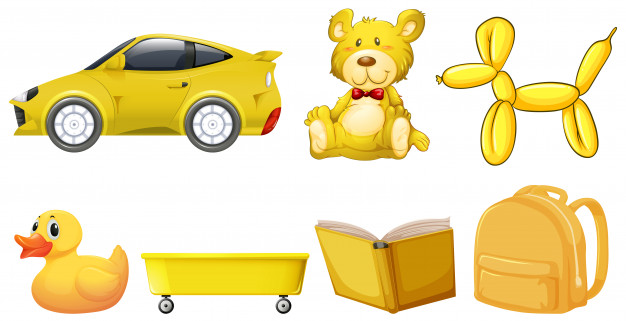
#> input picture visionartificial/obj.jpg, 626 x 321 px
$ python deteccioncir.py   (older library calls are emulated)
#> lines starting #> are read from the running program, lines starting #| are printed output that depends on the picture; after the words box and inside, x2 and y2 are one past the last pixel; in counts of white or black regions, pixels touching at a corner belong together
# -*- coding: utf-8 -*-
"""
Created on Thu Sep 19 21:01:49 2019

@author: Valenzuela
"""

import numpy as np
import cv2

src = cv2.imread('obj.jpg')
#> src is the input picture: shape (321, 626, 3); mean B, G, R 174.6, 224.9, 239.8

gray = cv2.cvtColor(src, cv2.COLOR_BGR2GRAY)
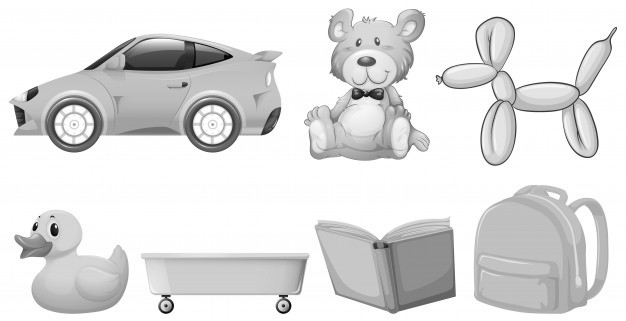
#> gray: shape (321, 626); min 0, max 255, mean 223.6
gray = cv2.GaussianBlur(gray, (7, 7), 3)
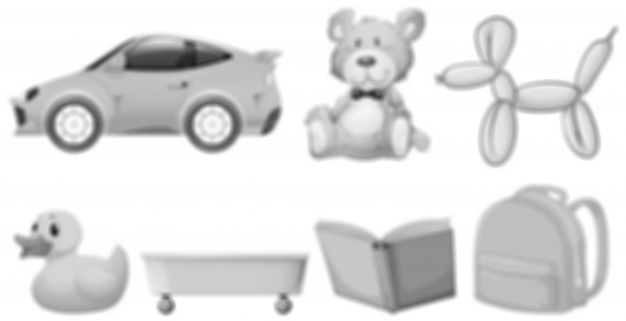
#> gray: shape (321, 626); min 31, max 255, mean 223.6

t, dst = cv2.threshold(gray, 0, 255, cv2.THRESH_BINARY | cv2.THRESH_TRIANGLE)
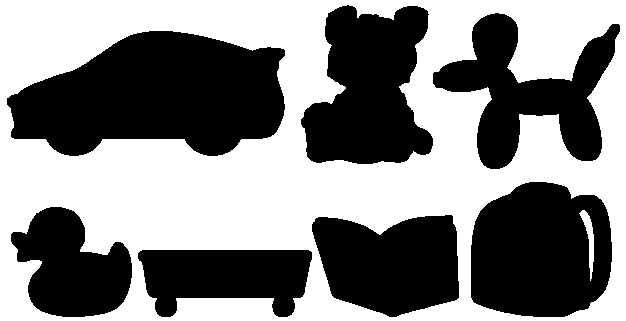
#> dst: shape (321, 626); 51.8% white; 7 black regions
#> t = 251

_, contours, _ = cv2.findContours(dst, cv2.RETR_TREE, cv2.CHAIN_APPROX_SIMPLE)
#> contours = 9 contours; largest, box (x1, y1, x2, y2) and area: (0, 0, 626, 321) 200000, (6, 30, 286, 157) 25260, (470, 181, 613, 318) 16322, (300, 4, 434, 165) 14954, (432, 12, 621, 170) 12962

for c in contours:
    area = cv2.contourArea(c)
    if area > 1000 and area < 10000:
        cv2.drawContours(src, [c], 0, (0, 255, 0), 2, cv2.LINE_AA)
#> this loop made 9 passes
#> area on passes 2 to 9: 8873, 11894.5, 8872.5, 16321.5, 301, 25260.5, 12961.5, 14954
#> (c, area) on pass 1: ([[0, 0], [0, 320], [625, 320], [625, 0]], 200000)
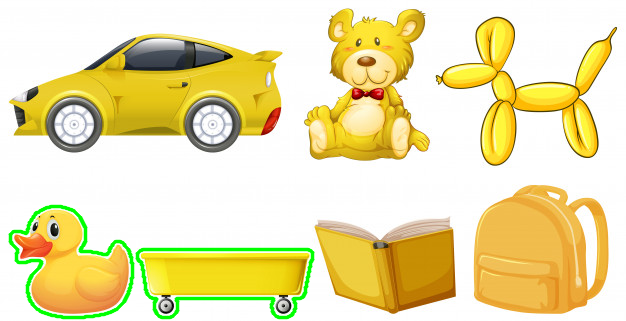
#> src: shape (321, 626, 3); 2.31% of pixels changed, all inside (x1, y1, x2, y2) = (8, 204, 315, 320)

cv2.imshow('contornos', src)
cv2.imshow('Area', dst)

cv2.waitKey(0)

$ run again, with visionartificial/circ.jpg copied over visionartificial/obj.jpg
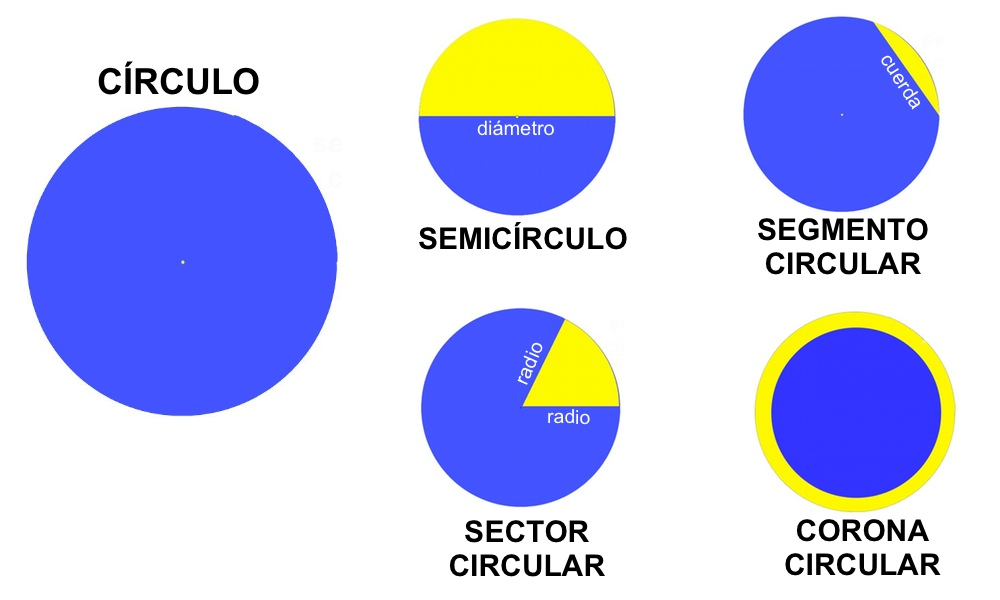
#> input picture visionartificial/circ.jpg, 1000 x 600 px
#> src is the input picture: shape (600, 1000, 3); mean B, G, R 236.2, 200.1, 196.4
#> `t, dst = cv2.threshold(gray, 0, 255, cv2.THRESH_BINARY | cv2.THRESH_TR..`:
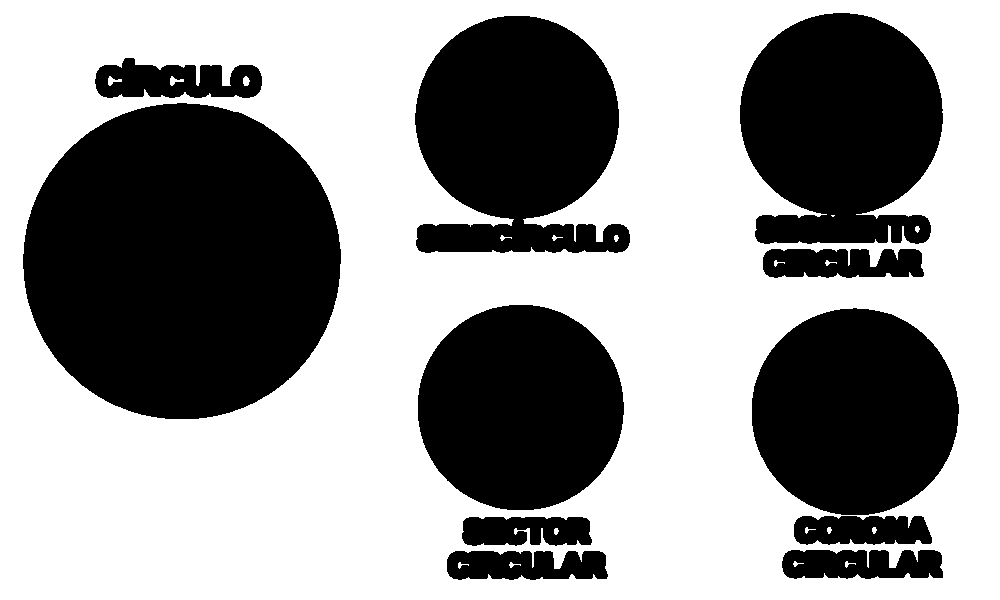
#> dst: shape (600, 1000); 59.2% white; 11 black regions
#> t = 251
#> contours = 30 contours, 15 with area under 20; largest, box (x1, y1, x2, y2) and area: (0, 0, 1000, 600) 598401, (22, 102, 342, 420) 79594, (414, 15, 631, 254) 38793, (739, 12, 944, 245) 37528, (751, 307, 960, 516) 33998
#> the loop `for c in contours:` made 30 passes
#> area on passes 2, 5, 8, 10, 14, 15, 16, 19: 4252, 4247.5, 3513, 3691, 33997.5, 33706, 4259.5, 79594.5
#> after the loop `for c in contours:`:
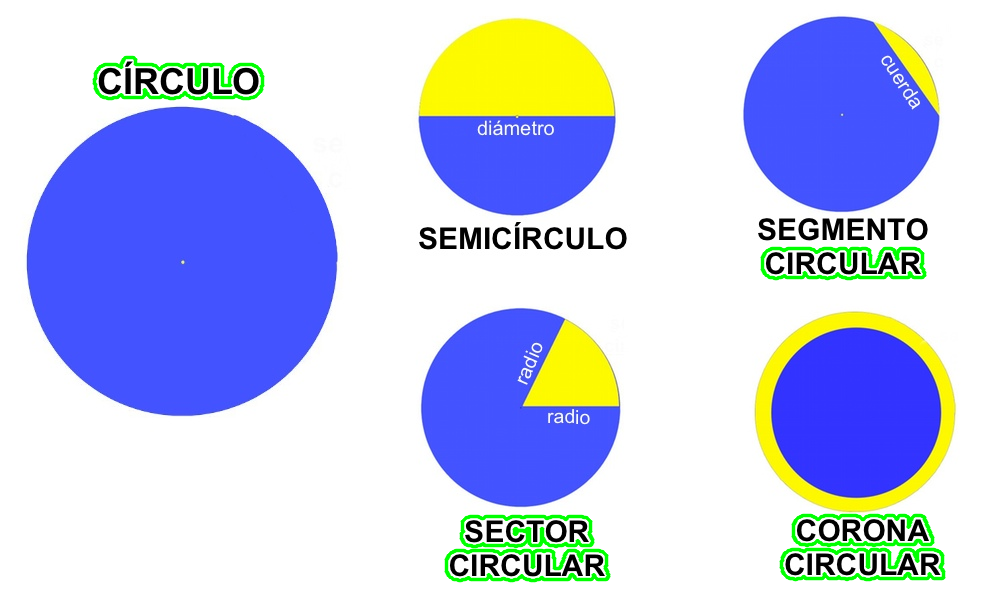
#> src: shape (600, 1000, 3); 2.12% of pixels changed, all inside (x1, y1, x2, y2) = (92, 55, 946, 583)
